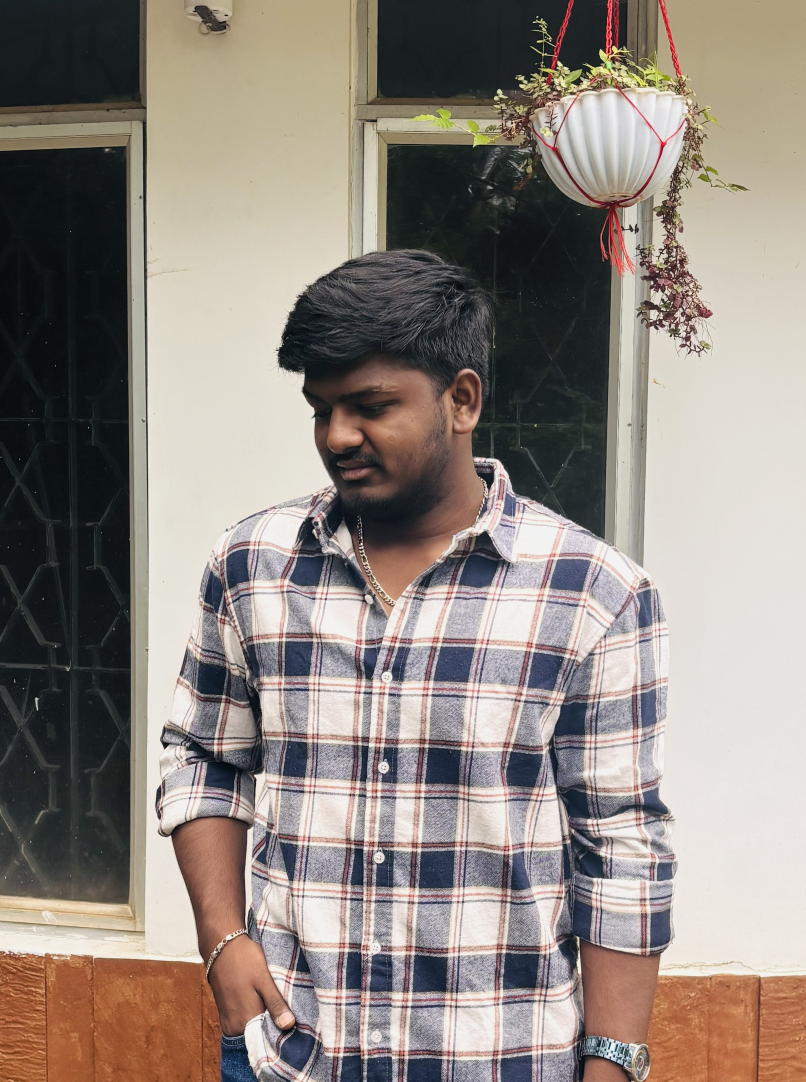
#> input picture 1.jpg, 3222 x 4326 px (shown at 1/4 size)
$ jupyter execute Ex-1.ipynb
#> lines starting #> are read from the running program, lines starting #| are printed output that depends on the picture
## Exp.No : 01-Image Handling and Pixel Transformation Using Open CV
## Name : KAMLESH P
## Reg No : 212225240067

[cell 1]
import cv2
import matplotlib.pyplot as plt

[cell 2]
# Read the image using OpenCV
img = cv2.imread('1.jpg', cv2.IMREAD_COLOR)
#> img is the input picture: shape (4326, 3222, 3); mean B, G, R 127, 134.2, 143.7

[cell 3]
# Convert BGR (OpenCV's default) to RGB (Matplotlib's expected color order)
img_rgb = cv2.cvtColor(img, cv2.COLOR_BGR2RGB)

[cell 4]
# Display the image using Matplotlib
plt.imshow(img_rgb, cmap='viridis')  # You can change 'viridis' to another cmap or use None for RGB images
plt.title("Original Image")
plt.axis('off')  # Removes axis ticks and labels
plt.show()

[cell 5]
# Load the image
image = cv2.imread('1.jpg')

[cell 6]
# Convert BGR (OpenCV's default) to RGB (Matplotlib's expected color order)
img_rgb = cv2.cvtColor(img, cv2.COLOR_BGR2RGB)

[cell 7]
img_rgb.shape
#> Out = (4326, 3222, 3)

[cell 8]
# Draw a line from top-left to bottom-right
line_img = cv2.line(img_rgb, (0, 0), (2000, 1400), (255, 255, 255), 45) # cv2.line(image, start_point, end_point, color, thickness)

[cell 9]
plt.imshow(line_img, cmap='viridis')
plt.title("Image with Line")
plt.axis('off')
plt.show()

[cell 10]
# Load the image
image = cv2.imread('1.jpg')

# Convert BGR (OpenCV's default) to RGB (Matplotlib's expected color order)
img_rgb = cv2.cvtColor(img, cv2.COLOR_BGR2RGB)

[cell 11]
img_rgb.shape
#> Out = (4326, 3222, 3)

[cell 12]
circle_img = cv2.circle(img_rgb,(900,900),800,(0,255,255),25) # cv2.circle(image, center, radius, color, thickness)

[cell 13]
plt.imshow(circle_img, cmap='viridis')
plt.title("Image with Circle")
plt.axis('off')
plt.show()

[cell 14]
# Load the image
image = cv2.imread('1.jpg')

# Convert BGR (OpenCV's default) to RGB (Matplotlib's expected color order)
img_rgb = cv2.cvtColor(img, cv2.COLOR_BGR2RGB)

[cell 15]
img.shape
#> Out = (4326, 3222, 3)

[cell 16]
# Draw a rectangle around the Whole image
rectangle_img = cv2.rectangle(img_rgb, (200, 200), (1400, 1700), (255,255, 0), 35)  # cv2.rectangle(image, start_point, end_point, color, thickness)

[cell 17]
plt.imshow(rectangle_img, cmap='viridis')
plt.title("Image with Rectangle")
plt.axis('off')
plt.show()

[cell 18]
# Load the image
image = cv2.imread('1.jpg')

# Convert BGR (OpenCV's default) to RGB (Matplotlib's expected color order)
img_rgb = cv2.cvtColor(img, cv2.COLOR_BGR2RGB)

[cell 19]
# Add text to the image
text_img = cv2.putText(img_rgb, "KAMLESH P", (100, 150), cv2.FONT_HERSHEY_SIMPLEX, 5, (24, 246, 45), 10)  ## cv2.putText(image, text, position, font, font_scale, color, thickness)

[cell 20]
plt.imshow(text_img, cmap='viridis')
plt.title("Image with text")
plt.axis('off')
plt.show()

[cell 21]
# Load the image
image = cv2.imread('1.jpg')

[cell 22]
image_rgb = cv2.cvtColor(image, cv2.COLOR_BGR2RGB)

[cell 23]
# Original RGB Image
plt.imshow(image_rgb)
plt.title("Original RGB Image")
plt.axis("off")

[cell 24]
# Convert RGB to HSV
image_hsv = cv2.cvtColor(image_rgb, cv2.COLOR_RGB2HSV)
#> image_hsv: shape (4326, 3222, 3); mean H, S, V 54.5, 50.9, 147.1

[cell 25]
# HSV Image
plt.imshow(image_hsv)
plt.title("HSV Image")
plt.axis("off")

[cell 26]
# Convert RGB to GRAY
image_gray = cv2.cvtColor(image_rgb, cv2.COLOR_RGB2GRAY)
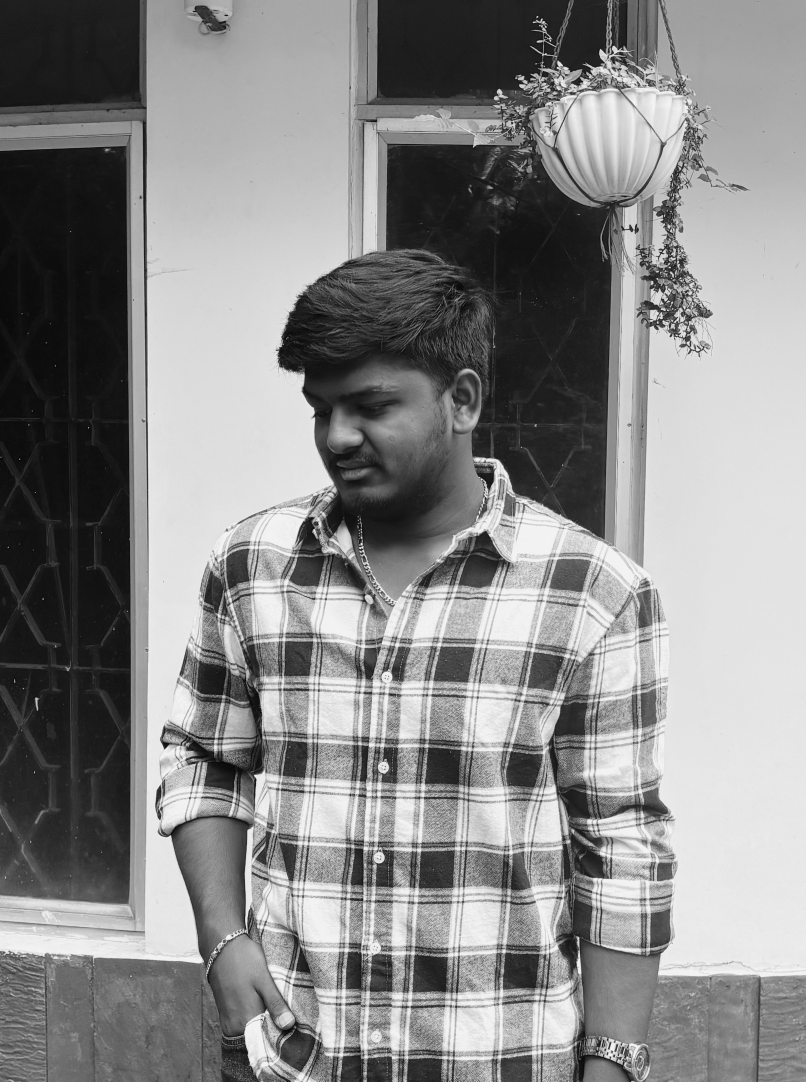
#> image_gray: shape (4326, 3222) (shown at 1/4 size); min 0, max 253, mean 136.2

[cell 27]
# Grayscale Image
plt.imshow(image_gray, cmap='gray')
plt.title("Grayscale Image")
plt.axis("off")

[cell 28]
# Convert RGB to YCrCb
image_ycrcb = cv2.cvtColor(image_rgb, cv2.COLOR_RGB2YCrCb)
#> image_ycrcb: shape (4326, 3222, 3); mean of channels 0, 1, 2 136.2, 133.4, 122.8

[cell 29]
# YCrCb Image
plt.imshow(image_ycrcb)
plt.title("YCrCb Image")
plt.axis("off")

[cell 30]
# Convert HSV back to RGB
image_hsv_to_rgb = cv2.cvtColor(image_hsv, cv2.COLOR_HSV2RGB)

[cell 31]
plt.imshow(image_hsv_to_rgb)
plt.title("HSV to RGB Image")
plt.axis("off")

[cell 32]
# Modify a block of pixels (500x500) to white, starting from (200, 200)
image[200:700, 200:700] = [255, 255, 255]  # Rows: 200-699, Columns: 200-699

[cell 33]
# Convert BGR to RGB for displaying with Matplotlib
image_rgb = cv2.cvtColor(image, cv2.COLOR_BGR2RGB)

[cell 34]
# Display the modified image
plt.imshow(image_rgb)
plt.title("Image with 500x500 White Block")
plt.axis("off")
plt.show()

[cell 35]
# Load the image
image = cv2.imread('1.jpg')

[cell 36]
image.shape
#> Out = (4326, 3222, 3)

[cell 37]
# Resize the image to half its size
resized_image = cv2.resize(image, (768 // 2, 600 // 2))  # (new_width, new_height)
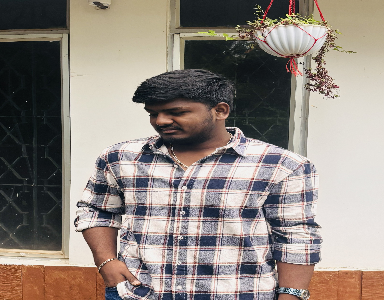
#> resized_image: shape (300, 384, 3); mean B, G, R 127, 134.2, 143.7

[cell 38]
# Convert BGR to RGB for displaying with Matplotlib
resized_image_rgb = cv2.cvtColor(resized_image, cv2.COLOR_BGR2RGB)

[cell 39]
resized_image_rgb.shape
#> Out = (300, 384, 3)

[cell 40]
# Display the resized image
plt.imshow(resized_image_rgb)
plt.title("Resized Image (Half Size)")
plt.axis("off")
plt.show()

[cell 41]
# Load the image
image = cv2.imread('1.jpg')

[cell 42]
image.shape

[cell 43]
# Crop a 300x300 region starting from (50, 50)
roi = image[250:750, 250:750]  # Rows: 250-649, Columns: 250-649
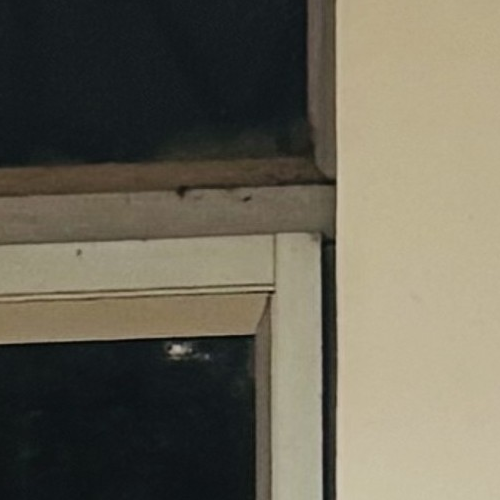
#> roi: shape (500, 500, 3); mean B, G, R 86.9, 101.9, 106.6

[cell 44]
# Convert BGR to RGB for displaying with Matplotlib
roi_rgb = cv2.cvtColor(roi, cv2.COLOR_BGR2RGB)

[cell 45]
# Display the cropped region (ROI)
plt.imshow(roi_rgb)
plt.title("Cropped Region of Interest (ROI)")
plt.axis("off")
plt.show()

[cell 46]
# Load the image
image = cv2.imread('1.jpg')

[cell 47]
# Flip the image horizontally (left-right)
flipped_horizontally = cv2.flip(image, 1)
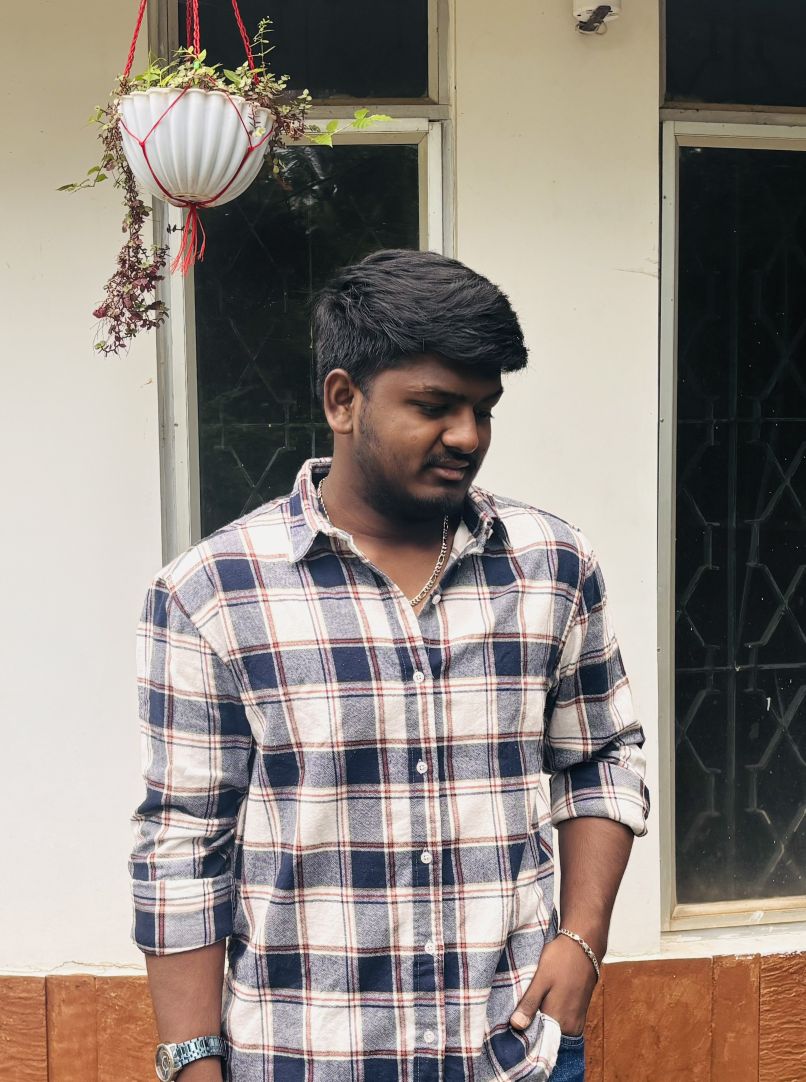
#> flipped_horizontally: shape (4326, 3222, 3) (shown at 1/4 size); mean B, G, R 127, 134.2, 143.7

[cell 48]
# Convert BGR to RGB for displaying with Matplotlib
flipped_horizontally_rgb = cv2.cvtColor(flipped_horizontally, cv2.COLOR_BGR2RGB)

[cell 49]
# Horizontal flip
plt.imshow(flipped_horizontally_rgb)
plt.title("Flipped Horizontally")
plt.axis("off")

[cell 50]
# Flip the image vertically (up-down)
flipped_vertically = cv2.flip(image, 0)
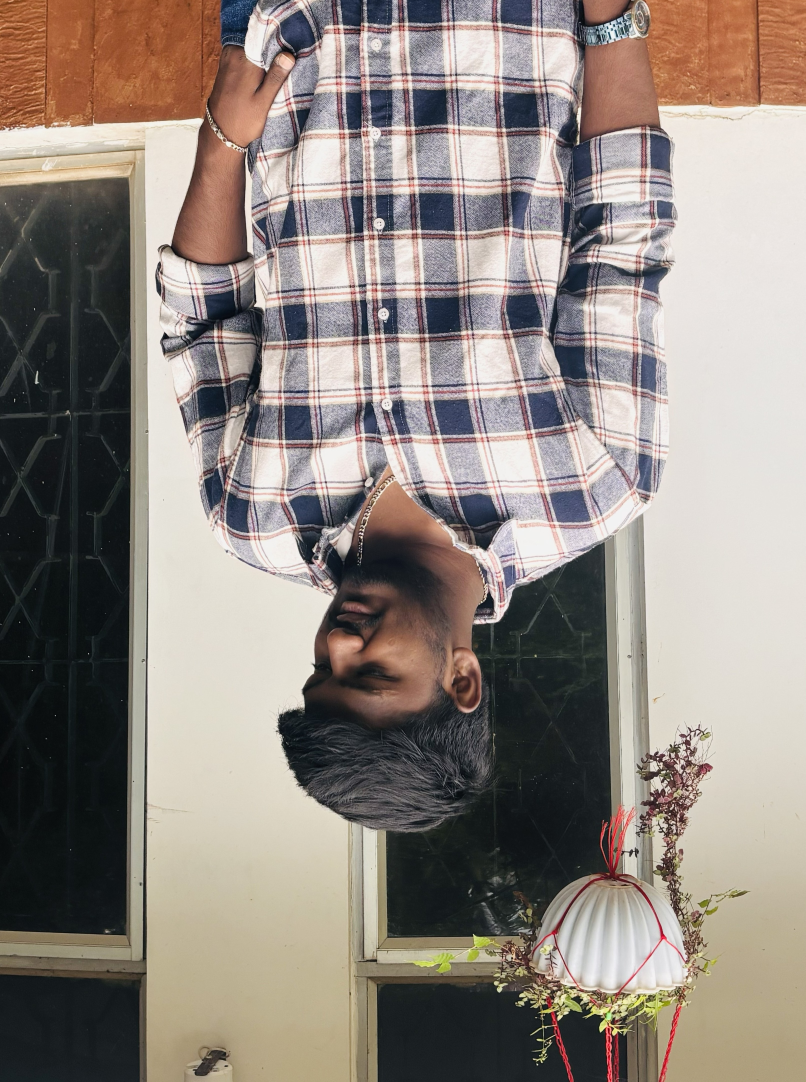
#> flipped_vertically: shape (4326, 3222, 3) (shown at 1/4 size); mean B, G, R 127, 134.2, 143.7

[cell 51]
# Convert BGR to RGB for displaying with Matplotlib
flipped_vertically_rgb = cv2.cvtColor(flipped_vertically, cv2.COLOR_BGR2RGB)
